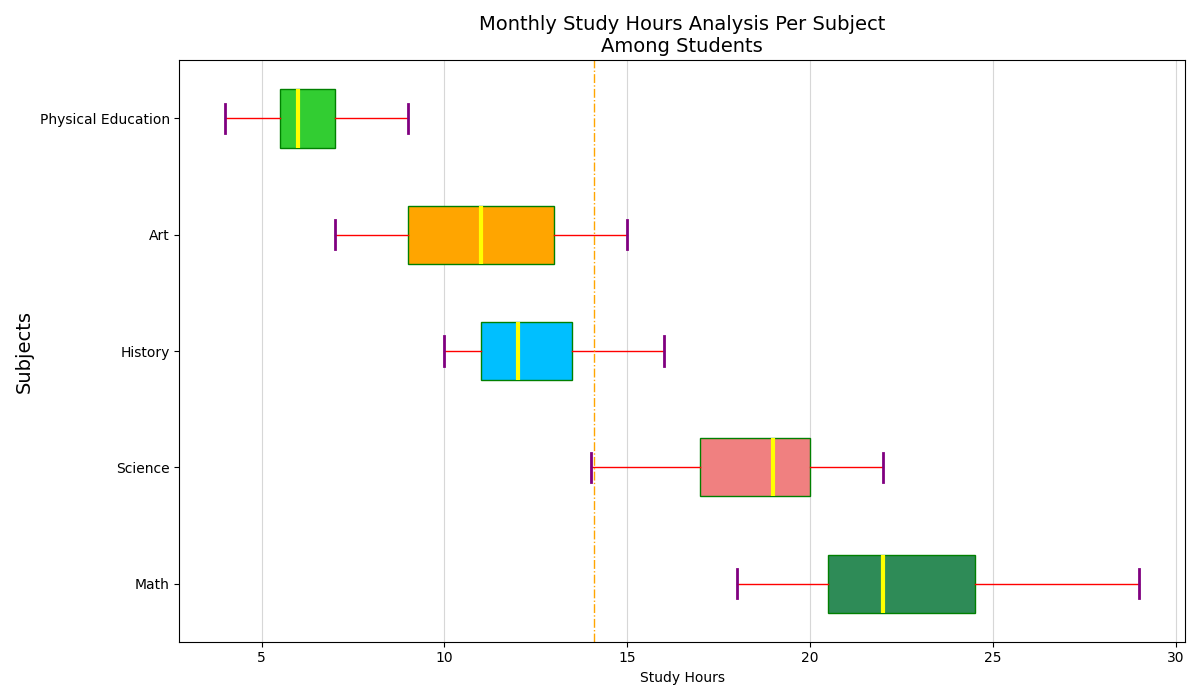

Write Python code to recreate this figure.
import matplotlib.pyplot as plt
import numpy as np

# Data: Hours spent on each subject by students over a month
study_data = [
    [20, 22, 19, 21, 23, 24, 22, 21, 25, 26, 28, 29, 18, 20, 21],
    [18, 17, 16, 19, 20, 22, 21, 19, 18, 17, 15, 14, 19, 20, 21],
    [10, 12, 11, 13, 14, 15, 13, 14, 16, 11, 10, 12, 10, 11, 12],
    [8, 9, 7, 10, 12, 15, 14, 11, 13, 13, 11, 9, 8, 10, 13],
    [5, 6, 7, 6, 8, 9, 7, 6, 5, 4, 5, 6, 6, 7, 8]
]

subjects = ['Math', 'Science', 'History', 'Art', 'Physical Education']

# Create the horizontal box plot
plt.figure(figsize=(12, 7))
bp = plt.boxplot(study_data, vert=False, patch_artist=True, notch=False,
                 boxprops=dict(color='green'),
                 medianprops=dict(color='yellow', linewidth=3),
                 whiskerprops=dict(color='red', linewidth=1),
                 capprops=dict(color='purple', linewidth=2),
                 flierprops=dict(marker='x', color='black', markersize=10, linestyle='none', markeredgecolor='black'))

# Colors for each subject
colors = ['seagreen', 'lightcoral', 'deepskyblue', 'orange', 'limegreen']
for patch, color in zip(bp['boxes'], colors):
    patch.set_facecolor(color)

# Set title and labels
plt.title('Monthly Study Hours Analysis Per Subject\nAmong Students', fontsize=14, fontweight='normal')
plt.ylabel('Subjects', fontsize=14)
plt.xlabel('Study Hours', fontsize=10)

# Set y-tick labels
plt.yticks(range(1, len(subjects) + 1), subjects)

# Alter gridlines
plt.grid(axis='x', linestyle='-', alpha=0.5)

# Change reference line style
average_study_time = np.mean([item for sublist in study_data for item in sublist])
plt.axvline(average_study_time, color='orange', linestyle='-.', linewidth=1, label=f'Mean: {average_study_time:.2f} hrs')

# Adjust layout to avoid overlap
plt.tight_layout()

# Remove legend for cleaner look
# Display the plot
plt.show()
